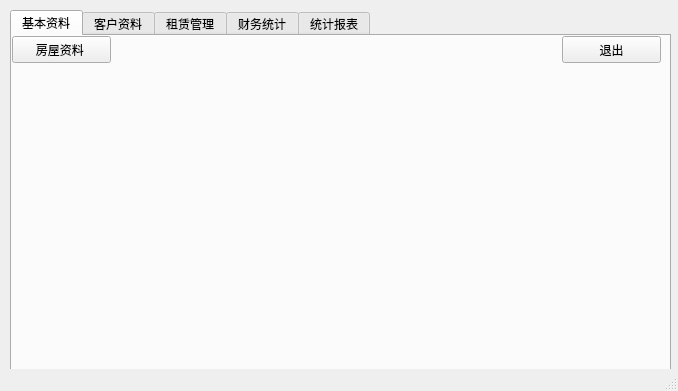
<?xml version="1.0" encoding="UTF-8"?>
<ui version="4.0">
 <class>MainWindow</class>
 <widget class="QMainWindow" name="MainWindow">
  <property name="geometry">
   <rect>
    <x>0</x>
    <y>0</y>
    <width>678</width>
    <height>391</height>
   </rect>
  </property>
  <property name="windowTitle">
   <string>房屋租赁管理系统</string>
  </property>
  <widget class="QWidget" name="centralWidget">
   <widget class="QTabWidget" name="tabWidget">
    <property name="geometry">
     <rect>
      <x>10</x>
      <y>10</y>
      <width>661</width>
      <height>361</height>
     </rect>
    </property>
    <property name="currentIndex">
     <number>0</number>
    </property>
    <widget class="QWidget" name="tab">
     <attribute name="title">
      <string>基本资料</string>
     </attribute>
     <widget class="QPushButton" name="btnHouseData">
      <property name="geometry">
       <rect>
        <x>0</x>
        <y>0</y>
        <width>99</width>
        <height>27</height>
       </rect>
      </property>
      <property name="text">
       <string>房屋资料 </string>
      </property>
     </widget>
     <widget class="QPushButton" name="btnExit">
      <property name="geometry">
       <rect>
        <x>550</x>
        <y>0</y>
        <width>99</width>
        <height>27</height>
       </rect>
      </property>
      <property name="text">
       <string>退出</string>
      </property>
     </widget>
    </widget>
    <widget class="QWidget" name="tab_3">
     <attribute name="title">
      <string>客户资料</string>
     </attribute>
     <widget class="QPushButton" name="btnExit_2">
      <property name="geometry">
       <rect>
        <x>550</x>
        <y>0</y>
        <width>99</width>
        <height>27</height>
       </rect>
      </property>
      <property name="text">
       <string>退出</string>
      </property>
     </widget>
     <widget class="QPushButton" name="btnUser">
      <property name="geometry">
       <rect>
        <x>0</x>
        <y>0</y>
        <width>99</width>
        <height>27</height>
       </rect>
      </property>
      <property name="text">
       <string>用户管理</string>
      </property>
     </widget>
     <widget class="QPushButton" name="btnLessee">
      <property name="geometry">
       <rect>
        <x>100</x>
        <y>0</y>
        <width>99</width>
        <height>27</height>
       </rect>
      </property>
      <property name="text">
       <string>租户管理</string>
      </property>
     </widget>
    </widget>
    <widget class="QWidget" name="tab_2">
     <attribute name="title">
      <string>租赁管理</string>
     </attribute>
     <widget class="QPushButton" name="pushButton_2">
      <property name="geometry">
       <rect>
        <x>100</x>
        <y>0</y>
        <width>99</width>
        <height>27</height>
       </rect>
      </property>
      <property name="text">
       <string>合同签订</string>
      </property>
     </widget>
     <widget class="QPushButton" name="pushButton_3">
      <property name="geometry">
       <rect>
        <x>200</x>
        <y>0</y>
        <width>99</width>
        <height>27</height>
       </rect>
      </property>
      <property name="text">
       <string>合同查询</string>
      </property>
     </widget>
     <widget class="QPushButton" name="btnExit_3">
      <property name="geometry">
       <rect>
        <x>550</x>
        <y>0</y>
        <width>99</width>
        <height>27</height>
       </rect>
      </property>
      <property name="text">
       <string>退出</string>
      </property>
     </widget>
     <widget class="QPushButton" name="btnBookRentals">
      <property name="geometry">
       <rect>
        <x>0</x>
        <y>0</y>
        <width>99</width>
        <height>27</height>
       </rect>
      </property>
      <property name="text">
       <string>预定租房</string>
      </property>
     </widget>
    </widget>
    <widget class="QWidget" name="tab_4">
     <attribute name="title">
      <string>财务统计</string>
     </attribute>
     <widget class="QPushButton" name="pushButton_5">
      <property name="geometry">
       <rect>
        <x>0</x>
        <y>0</y>
        <width>99</width>
        <height>27</height>
       </rect>
      </property>
      <property name="text">
       <string>租金管理</string>
      </property>
     </widget>
     <widget class="QPushButton" name="btnExit_4">
      <property name="geometry">
       <rect>
        <x>550</x>
        <y>0</y>
        <width>99</width>
        <height>27</height>
       </rect>
      </property>
      <property name="text">
       <string>退出</string>
      </property>
     </widget>
     <widget class="QPushButton" name="btnReplay">
      <property name="geometry">
       <rect>
        <x>100</x>
        <y>0</y>
        <width>99</width>
        <height>27</height>
       </rect>
      </property>
      <property name="text">
       <string>定金管理</string>
      </property>
     </widget>
     <widget class="QPushButton" name="pushButton_10">
      <property name="geometry">
       <rect>
        <x>200</x>
        <y>0</y>
        <width>99</width>
        <height>27</height>
       </rect>
      </property>
      <property name="text">
       <string>押金管理</string>
      </property>
     </widget>
    </widget>
    <widget class="QWidget" name="tab_5">
     <attribute name="title">
      <string>统计报表</string>
     </attribute>
     <widget class="QPushButton" name="btnExit_5">
      <property name="geometry">
       <rect>
        <x>550</x>
        <y>0</y>
        <width>99</width>
        <height>27</height>
       </rect>
      </property>
      <property name="text">
       <string>退出</string>
      </property>
     </widget>
     <widget class="QPushButton" name="pushButton">
      <property name="geometry">
       <rect>
        <x>0</x>
        <y>0</y>
        <width>99</width>
        <height>27</height>
       </rect>
      </property>
      <property name="text">
       <string>房屋统计报表</string>
      </property>
     </widget>
     <widget class="QPushButton" name="pushButton_7">
      <property name="geometry">
       <rect>
        <x>100</x>
        <y>0</y>
        <width>99</width>
        <height>27</height>
       </rect>
      </property>
      <property name="text">
       <string>成交信息统计</string>
      </property>
     </widget>
    </widget>
   </widget>
  </widget>
  <widget class="QStatusBar" name="statusBar"/>
 </widget>
 <layoutdefault spacing="6" margin="11"/>
 <resources/>
 <connections/>
</ui>
